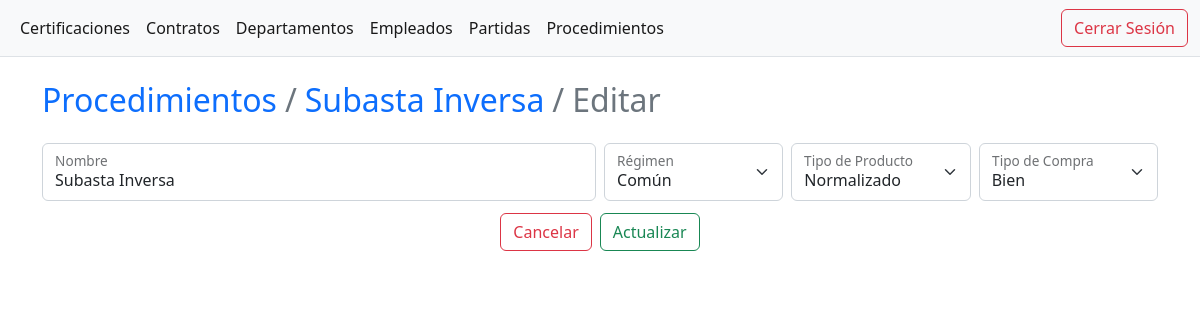
The page /procedure/update/2/ (signed in) on the database its author committed.
### apps/procedure/models.py (models this page shows, shortened)
class Procedure(models.Model):
    name = models.CharField(max_length=50)
    product_type = models.CharField(max_length=14, choices=ProductType.choices)
    purchase_type = models.CharField(
        max_length=11, blank=True, choices=PurchaseType.choices)
    regime = models.CharField(max_length=8, blank=True, choices=Regime.choices)
    class Meta:
        unique_together = ["name", "purchase_type", "product_type", "regime"]
        ordering = ["name", "purchase_type", "product_type", "regime"]

### apps/procedure/views.py (the view)
# urls.py: path("update/<int:pk>/", views.update_procedure, name="update")
def update_procedure(request: HttpRequest, pk: int) -> HttpResponse | HttpResponseRedirect:
    try:
        procedure = Procedure.objects.get(pk=pk)
    except Procedure.DoesNotExist:
        context = {"message": "Procedimiento no encontrado"}
        return render(request, "procedure/list.html", context)
    except Exception as error:
        context = {"Exception": error}
        return render(request, "procedure/list.html", context)
    else:
        context = {
            "regimes": Regime.choices,
            "product_types": ProductType.choices,
            "purchase_types": PurchaseType.choices,
            "procedure": procedure
        }
    if request.method == "POST":
        procedure.name = request.POST.get("name").strip()
        procedure.regime = request.POST.get("regime")
        procedure.product_type = request.POST.get("product_type")
        procedure.purchase_type = request.POST.get("purchase_type")
        try:
            procedure.save()
        except IntegrityError as error:
            context["IntegrityError"] = error
            return render(request, "procedure/update.html", context)
        except Exception as error:
            context["Exception"] = error
            return render(request, "procedure/update.html", context)
        else:
            return redirect(reverse_lazy("procedure:detail", args=[pk]))
    else:
        return render(request, "procedure/update.html", context)

### templates/procedure/update.html (shortened to what this page needs)
{% extends 'base.html' %}
{% block body %}
  <ol class="breadcrumb">
    <li class="breadcrumb-item h2" aria-current="page">
      <a class="text-decoration-none" href="{% url 'procedure:list' %}">Procedimientos</a>
    </li>
    <li class="breadcrumb-item h2" aria-current="page">
      <a class="text-decoration-none" href="{% url 'procedure:detail' procedure.pk %}">{{ procedure.name }}</a>
    </li>
    <li class="breadcrumb-item h2 active" aria-current="page">Editar</li>
  </ol>
  <form method="POST" class="row g-2">
    <div class="col-12 col-md">
      <div class="form-floating">
        <input type="text" class="form-control" id="name" name="name" maxlength="50" value="{{ procedure.name }}" required />
        <label for="name">Nombre</label>
      </div>
    </div>
    <div class="col-4 col-md-2">
      <div class="form-floating">
        <select class="form-select" id="regime" name="regime" required>
          {% for regime in regimes %}
            {% if regime.0 == procedure.regime %}
              <option value="{{ regime.0 }}" selected>{{ regime.1 }}</option>
            {% else %}
              <option value="{{ regime.0 }}">{{ regime.1 }}</option>
            {% endif %}
          {% endfor %}
        </select>
        <label for="regime">Régimen</label>
      </div>
    </div>
    <div class="col-4 col-md-2">
      <div class="form-floating">
        <select class="form-select" id="product_type" name="product_type" required>
          {% for product_type in product_types %}
            {% if product_type.0 == procedure.product_type %}
              <option value="{{ product_type.0 }}" selected>{{ product_type.1 }}</option>
            {% else %}
              <option value="{{ product_type.0 }}">{{ product_type.1 }}</option>
            {% endif %}
          {% endfor %}
        </select>
        <label for="product_type">Tipo de Producto</label>
      </div>
    </div>
    <div class="col-4 col-md-2">
      <div class="form-floating">
        <select class="form-select" id="purchase_type" name="purchase_type" required>
          {% for purchase_type in purchase_types %}
            {% if purchase_type.0 == procedure.purchase_type %}
              <option value="{{ purchase_type.0 }}" selected>{{ purchase_type.1 }}</option>
            {% else %}
              <option value="{{ purchase_type.0 }}">{{ purchase_type.1 }}</option>
            {% endif %}
          {% endfor %}
        </select>
        <label for="purchase_type">Tipo de Compra</label>
      </div>
    </div>
    <div class="d-flex justify-content-center">
      <a type="button" href="{% url 'procedure:list' %}" class="btn m-1 btn-outline-danger">Cancelar</a>
      <button type="submit" class="btn m-1 btn-outline-success">Actualizar</button>
    </div>
  </form>
{% endblock %}

### rows shown on the page
Procedure: name "Subasta Inversa", regime "Común", product_type "Normalizado", purchase_type "Bien"
